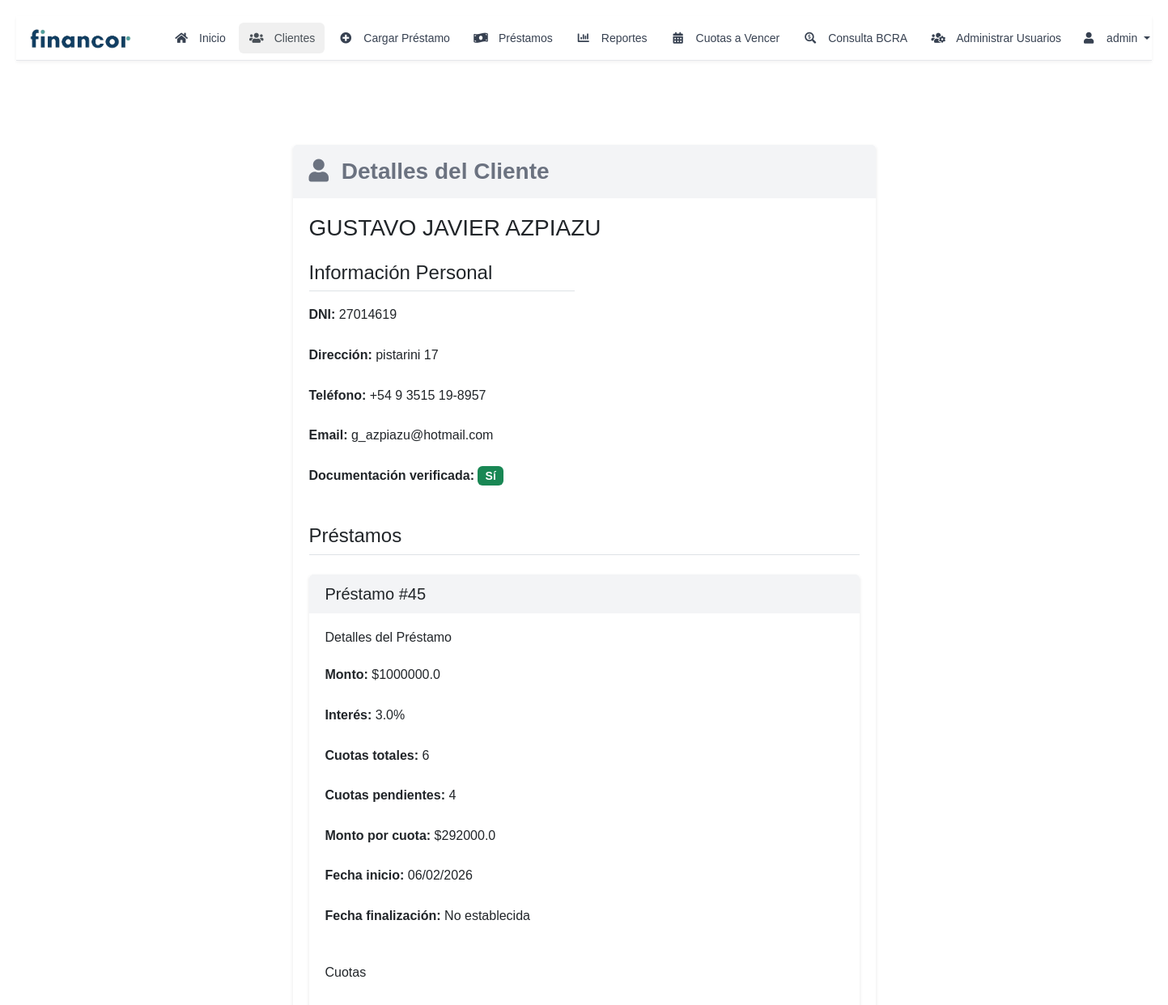
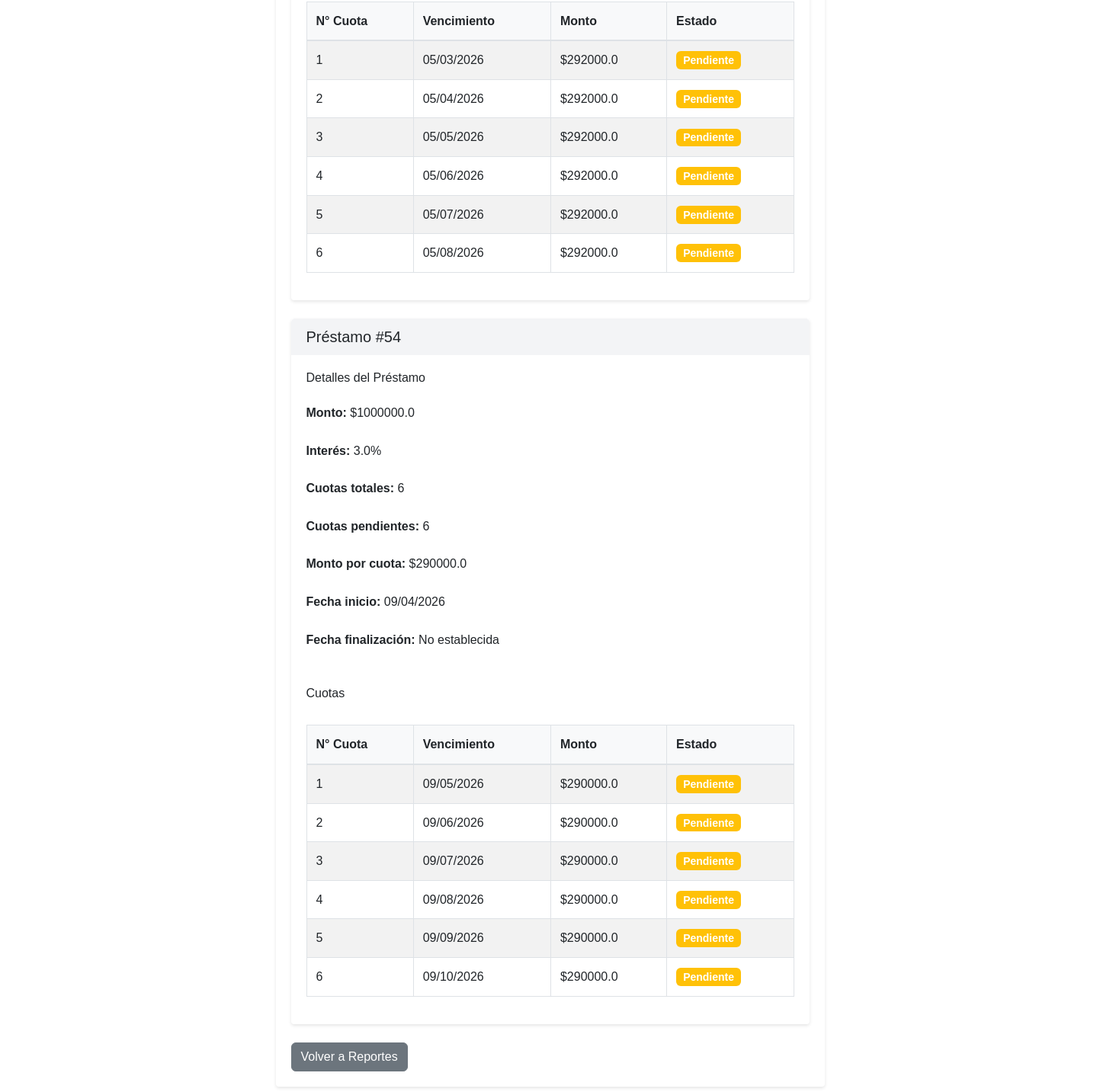
Page /cliente/23 (signed in) on the committed database (2 pictures, top to bottom).
### models.py (models this page shows, shortened)
class User(UserMixin, db.Model):
    __tablename__ = 'user'
    id = db.Column(db.Integer, primary_key=True)
    username = db.Column(db.String(80), unique=True, nullable=False)
    email = db.Column(db.String(120), unique=True, nullable=True)
    password = db.Column(db.String(128))
    role = db.Column(db.String(20), nullable=False, default='user')
    is_active = db.Column(db.Boolean, default=True)
    created_at = db.Column(db.DateTime, default=datetime.utcnow)
    last_login = db.Column(db.DateTime)
    created_by = db.Column(db.Integer, db.ForeignKey('user.id'), nullable=True)
    updated_by = db.Column(db.Integer, db.ForeignKey('user.id'))
    creator = db.relationship('User', remote_side=[id], foreign_keys=[created_by], backref='created_users')
    updater = db.relationship('User', remote_side=[id], foreign_keys=[updated_by], backref='updated_users')
    clientes = db.relationship('Cliente',
                             foreign_keys='Cliente.created_by',
                             backref=db.backref('created_by_user', lazy=True))
    prestamos = db.relationship('Prestamo',
                              foreign_keys='Prestamo.created_by',
                              backref=db.backref('created_by_user', lazy=True))
    @property
    def is_admin(self):
        return self.role == 'admin'

class Cliente(db.Model):
    __tablename__ = 'cliente'
    id_cliente = db.Column(db.Integer, primary_key=True, autoincrement=True)
    nombre = db.Column(db.String(100), nullable=False)
    apellido = db.Column(db.String(100), nullable=False)
    dni = db.Column(db.String(20), unique=True, nullable=False)
    telefono = db.Column(db.String(20))
    correo_electronico = db.Column(db.String(120))
    direccion = db.Column(db.String(200))
    documentacion_verificada = db.Column(db.Boolean, default=False)
    fecha_registro = db.Column(db.DateTime, default=datetime.utcnow, nullable=False)
    activo = db.Column(db.Boolean, default=True)
    created_by = db.Column(db.Integer, db.ForeignKey('user.id'))
    updated_by = db.Column(db.Integer, db.ForeignKey('user.id'))
    created_at = db.Column(db.DateTime, default=datetime.utcnow)
    updated_at = db.Column(db.DateTime, onupdate=datetime.utcnow)

class Prestamo(db.Model):
    __tablename__ = 'prestamo'
    id_prestamo = db.Column(db.Integer, primary_key=True)
    id_cliente = db.Column(db.Integer, db.ForeignKey('cliente.id_cliente'), nullable=False)
    id_garante = db.Column(db.Integer, db.ForeignKey('garante.id_garante'), nullable=True)
    monto_prestado = db.Column(db.Float, nullable=False)
    tasa_interes = db.Column(db.Float, nullable=False)
    cuotas_totales = db.Column(db.Integer, nullable=False)
    cuotas_pendientes = db.Column(db.Integer, nullable=False)
    monto_cuotas = db.Column(db.Float, nullable=False)
    monto_adeudado = db.Column(db.Float, nullable=False)
    fecha_inicio = db.Column(db.DateTime, nullable=False)
    fecha_finalizacion = db.Column(db.DateTime, nullable=True)
    estado = db.Column(db.Enum(EstadoPrestamo), nullable=False, default=EstadoPrestamo.ACTIVO)
    proceso_judicial = db.Column(db.Boolean, nullable=False, default=False)
    created_at = db.Column(db.DateTime, default=datetime.now)
    updated_at = db.Column(db.DateTime, default=datetime.now, onupdate=datetime.now)
    created_by = db.Column(db.Integer, db.ForeignKey('user.id'), nullable=True)
    updated_by = db.Column(db.Integer, db.ForeignKey('user.id'), nullable=True)
    cliente = db.relationship('Cliente', backref=db.backref('prestamos', lazy=True))
    garante = db.relationship('Garante', backref=db.backref('prestamos', lazy=True))
    cuotas = db.relationship('Cuota', backref='prestamo', lazy=True, cascade='all, delete-orphan')

class Cuota(db.Model):
    __tablename__ = 'cuota'
    id_cuota = db.Column(db.Integer, primary_key=True)
    id_prestamo = db.Column(db.Integer, db.ForeignKey('prestamo.id_prestamo'), nullable=False)
    numero_cuota = db.Column(db.Integer, nullable=False)
    fecha_vencimiento = db.Column(db.DateTime, nullable=False)
    monto = db.Column(db.Float, nullable=False)
    monto_pagado = db.Column(db.Float, default=0.0)
    monto_pendiente = db.Column(db.Float, nullable=True)
    estado = db.Column(db.Enum(EstadoCuota), nullable=False, default=EstadoCuota.PENDIENTE)
    pagada = db.Column(db.Boolean, nullable=False, default=False)
    fecha_pago = db.Column(db.DateTime, nullable=True)
    nota_ajuste = db.Column(db.String(255), nullable=True)
    proceso_judicial = db.Column(db.Boolean, nullable=False, default=False)
    created_at = db.Column(db.DateTime, default=datetime.now)
    updated_at = db.Column(db.DateTime, default=datetime.now, onupdate=datetime.now)
    created_by = db.Column(db.Integer, db.ForeignKey('user.id'), nullable=True)
    updated_by = db.Column(db.Integer, db.ForeignKey('user.id'), nullable=True)

### app.py (the view)
@app.route('/cliente/<int:id>')
@user_required
def ver_cliente(id):
    cliente = Cliente.query.get_or_404(id)
    return render_template('cliente_detalle.html', cliente=cliente, active_page='clientes')

### templates/cliente_detalle.html (shortened to what this page needs)
{% extends "layout.html" %}
{% block content %}
<div class="container mt-5">
    <div class="card shadow-sm">
        <div class="card-header bg-purple-100 text-dark py-3">
            <div class="d-flex justify-content-between align-items-center">
                <h2 class="mb-0 fs-3 fw-bold text-gray-700">
                    <i class="fas fa-user me-2"></i>
                    Detalles del Cliente
                </h2>
            </div>
        </div>
        <div class="card-body">
            <h3 class="mb-4">{{ cliente.nombre }} {{ cliente.apellido }}</h3>
            <div class="row mb-4">
                <div class="col-md-6">
                    <h4 class="border-bottom pb-2">Información Personal</h4>
                    <ul class="list-unstyled">
                        <li class="mb-2"><strong>DNI:</strong> {{ cliente.dni }}</li>
                        <li class="mb-2"><strong>Dirección:</strong> {{ cliente.direccion }}</li>
                        <li class="mb-2"><strong>Teléfono:</strong> {{ cliente.telefono }}</li>
                        <li class="mb-2"><strong>Email:</strong> {{ cliente.correo_electronico }}</li>
                        <li class="mb-2"><strong>Documentación verificada:</strong>
                            {% if cliente.documentacion_verificada %}
                            <span class="badge bg-success">Sí</span>
                            {% else %}
                            <span class="badge bg-warning">No</span>
                            {% endif %}
                        </li>
                    </ul>
                </div>
            </div>
            <h4 class="border-bottom pb-2 mb-4">Préstamos</h4>
            {% if cliente.prestamos %}
            {% for prestamo in cliente.prestamos %}
            <div class="card mb-4">
                <div class="card-header bg-light">
                    <h5 class="mb-0">Préstamo #{{ prestamo.id_prestamo }}</h5>
                </div>
                <div class="card-body">
                    <div class="row">
                        <div class="col-md-6">
                            <h6 class="mb-3">Detalles del Préstamo</h6>
                            <ul class="list-unstyled">
                                <li class="mb-2"><strong>Monto:</strong> ${{ prestamo.monto_prestado }}</li>
                                <li class="mb-2"><strong>Interés:</strong> {{ prestamo.tasa_interes }}%</li>
                                <li class="mb-2"><strong>Cuotas totales:</strong> {{ prestamo.cuotas_totales }}</li>
                                <li class="mb-2"><strong>Cuotas pendientes:</strong> {{ prestamo.cuotas_pendientes }}
                                </li>
                                <li class="mb-2"><strong>Monto por cuota:</strong> ${{ prestamo.monto_cuotas }}</li>
                                <li class="mb-2"><strong>Fecha inicio:</strong> {{
                                    prestamo.fecha_inicio.strftime('%d/%m/%Y') if prestamo.fecha_inicio else 'No
                                    establecida' }}</li>
                                <li class="mb-2"><strong>Fecha finalización:</strong> {{
                                    prestamo.fecha_finalizacion.strftime('%d/%m/%Y') if prestamo.fecha_finalizacion else
                                    'No establecida' }}</li>
                            </ul>
                        </div>
                    </div>
                    <div class="mt-4">
                        <h6 class="mb-3">Cuotas</h6>
                        <div class="table-responsive">
                            <table class="table table-striped">
                                <thead>
                                    <tr>
                                        <th>N° Cuota</th>
                                        <th>Vencimiento</th>
                                        <th>Monto</th>
                                        <th>Estado</th>
                                    </tr>
                                </thead>
                                <tbody>
                                    {% for cuota in prestamo.cuotas %}
                                    <tr>
                                        <td>{{ cuota.numero_cuota }}</td>
                                        <td>{{ cuota.fecha_vencimiento.strftime('%d/%m/%Y') if cuota.fecha_vencimiento
                                            else 'No establecida' }}</td>
                                        <td>${{ cuota.monto }}</td>
                                        <td>
                                            {% if cuota.estado == 'PAGADA' %}
                                            <span class="badge bg-success">Pagada</span>
                                            {% else %}
                                            <span class="badge bg-warning">Pendiente</span>
                                            {% endif %}
                                        </td>
                                    </tr>
                                    {% endfor %}
                                </tbody>
                            </table>
                        </div>
                    </div>
                </div>
            </div>
            {% endfor %}
            {% else %}
            <p class="text-muted">Este cliente no tiene préstamos registrados.</p>
            {% endif %}
            <div class="mt-4">
                <a href="{{ url_for('reportes') }}" class="btn btn-secondary">
                    Volver a Reportes
                </a>
            </div>
        </div>
    </div>
</div>
{% endblock %}

### templates/base_nav.html (shortened to what this page needs)
<!DOCTYPE html>
<html lang="es">
<head>
    <link href="https://cdn.jsdelivr.net/npm/bootstrap@5.3.0/dist/css/bootstrap.min.css" rel="stylesheet">
    <link href="https://cdnjs.cloudflare.com/ajax/libs/font-awesome/6.0.0/css/all.min.css" rel="stylesheet">
    {% block extra_head %}{% endblock %}
</head>
<body>
    <nav class="navbar navbar-expand-lg navbar-light">
        <div class="container">
            <a class="navbar-brand" href="{{ url_for('index') }}">
                <img src="{{ url_for('static', filename='img/financor_2.png') }}" alt="Financor Logo">
            </a>
            <div class="collapse navbar-collapse" id="navbarNav">
                <ul class="navbar-nav me-auto">
                    <li class="nav-item">
                        <a class="nav-link {% if active_page == 'inicio' %}active{% endif %}"
                            href="{{ url_for('index') }}">
                            <i class="fas fa-home"></i>
                            <span>Inicio</span>
                        </a>
                    </li>
                    <li class="nav-item">
                        <a class="nav-link {% if active_page == 'clientes' %}active{% endif %}"
                            href="{{ url_for('clientes') }}">
                            <i class="fas fa-users"></i>
                            <span>Clientes</span>
                        </a>
                    </li>
                    <li class="nav-item">
                        <a class="nav-link {% if active_page == 'cargar_prestamo' %}active{% endif %}"
                            href="{{ url_for('seleccionar_cliente_prestamo') }}">
                            <i class="fas fa-plus-circle"></i>
                            <span>Cargar Préstamo</span>
                        </a>
                    </li>
                    <li class="nav-item">
                        <a class="nav-link {% if active_page == 'prestamos' %}active{% endif %}"
                            href="{{ url_for('prestamos') }}">
                            <i class="fas fa-money-bill-wave"></i>
                            <span>Préstamos</span>
                        </a>
                    </li>
                    <li class="nav-item">
                        <a class="nav-link {% if active_page == 'reportes' %}active{% endif %}"
                            href="{{ url_for('reportes') }}">
                            <i class="fas fa-chart-bar"></i>
                            <span>Reportes</span>
                        </a>
                    </li>
                    <li class="nav-item">
                        <a class="nav-link {% if active_page == 'cuotas_a_vencer' %}active{% endif %}"
                            href="{{ url_for('cuotas_a_vencer') }}">
                            <i class="fas fa-calendar-alt"></i>
                            <span>Cuotas a Vencer</span>
                        </a>
                    </li>
                    <li class="nav-item">
                        <a class="nav-link {% if active_page == 'bcra' %}active{% endif %}"
                            href="{{ url_for('consultar_bcra') }}">
                            <i class="fas fa-search-dollar"></i>
                            <span>Consulta BCRA</span>
                        </a>
                    </li>
                    {% if current_user.is_authenticated and current_user.is_admin %}
                    <li class="nav-item">
                        <a class="nav-link {% if active_page == 'admin_users' %}active{% endif %}"
                            href="{{ url_for('auth.admin_users') }}">
                            <i class="fas fa-users-cog"></i>
                            <span>Administrar Usuarios</span>
                        </a>
                    </li>
                    {% endif %}
                </ul>
                <div class="navbar-nav">
                    {% if current_user.is_authenticated %}
                    <div class="nav-item dropdown">
                        <a class="nav-link dropdown-toggle d-flex align-items-center" href="#" id="userDropdown"
                            role="button" data-bs-toggle="dropdown">
                            <i class="fas fa-user me-2"></i>
                            <span>{{ current_user.username }}</span>
                        </a>
                    </div>
                    {% else %}
                    <a class="nav-link" href="{{ url_for('auth.login') }}">
                        <i class="fas fa-sign-in-alt me-2"></i>
                        <span>Iniciar Sesión</span>
                    </a>
                    {% endif %}
                </div>
            </div>
        </div>
    </nav>
    <div class="container">
        {% block content %}{% endblock %}
    </div>
</body>
</html>

### rows in the picture
User: username "admin"
Cliente: nombre "GUSTAVO JAVIER", apellido "AZPIAZU", dni "27014619", direccion "pistarini 17", telefono "+54 9 3515 19-8957", correo_electronico "g_azpiazu@hotmail.com"
Prestamo: id_prestamo "45", monto_prestado "1000000.0", tasa_interes "3.0", cuotas_totales "6", cuotas_pendientes "4", monto_cuotas "292000.0", fecha_inicio "06/02/2026", fecha_finalizacion "No establecida"
Cuota: numero_cuota "1", fecha_vencimiento "05/03/2026", monto "292000.0", estado "Pendiente"
Cuota: numero_cuota "2", fecha_vencimiento "05/04/2026", monto "292000.0", estado "Pendiente"
Cuota: numero_cuota "3", fecha_vencimiento "05/05/2026", monto "292000.0", estado "Pendiente"
Cuota: numero_cuota "4", fecha_vencimiento "05/06/2026", monto "292000.0", estado "Pendiente"
Cuota: numero_cuota "5", fecha_vencimiento "05/07/2026", monto "292000.0", estado "Pendiente"
Cuota: numero_cuota "6", fecha_vencimiento "05/08/2026", monto "292000.0", estado "Pendiente"
Prestamo: id_prestamo "54", monto_prestado "1000000.0", tasa_interes "3.0", cuotas_totales "6", cuotas_pendientes "6", monto_cuotas "290000.0", fecha_inicio "09/04/2026", fecha_finalizacion "No establecida"
Cuota: numero_cuota "1", fecha_vencimiento "09/05/2026", monto "290000.0", estado "Pendiente"
Cuota: numero_cuota "2", fecha_vencimiento "09/06/2026", monto "290000.0", estado "Pendiente"
Cuota: numero_cuota "3", fecha_vencimiento "09/07/2026", monto "290000.0", estado "Pendiente"
Cuota: numero_cuota "4", fecha_vencimiento "09/08/2026", monto "290000.0", estado "Pendiente"
Cuota: numero_cuota "5", fecha_vencimiento "09/09/2026", monto "290000.0", estado "Pendiente"
Cuota: numero_cuota "6", fecha_vencimiento "09/10/2026", monto "290000.0", estado "Pendiente"
